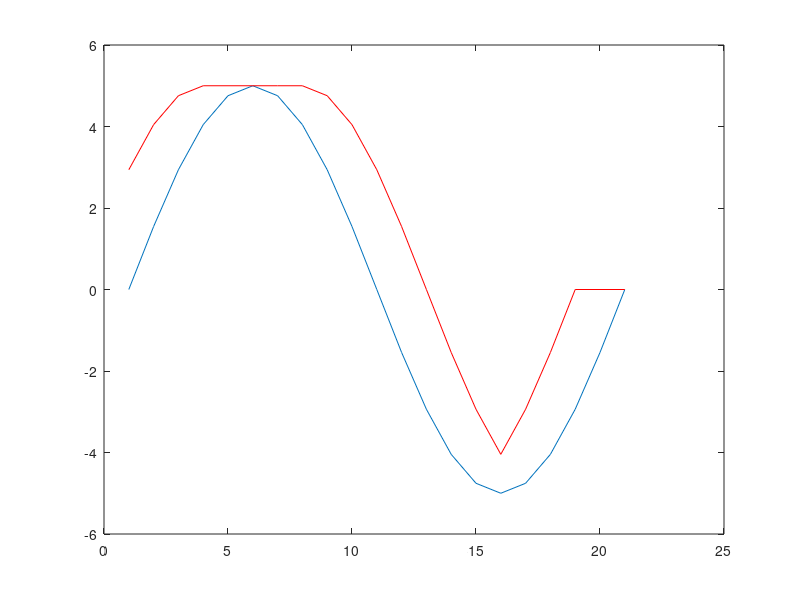

This figure's MATLAB source:
w = 0 : 2 * pi / 20 : 2 * pi;
y = 5 * sin(w);

se = [1 1 1 1 1];

yd = imdilate(y, se); % zero padding

plot(y);
hold on ;
plot(yd, '-r');

